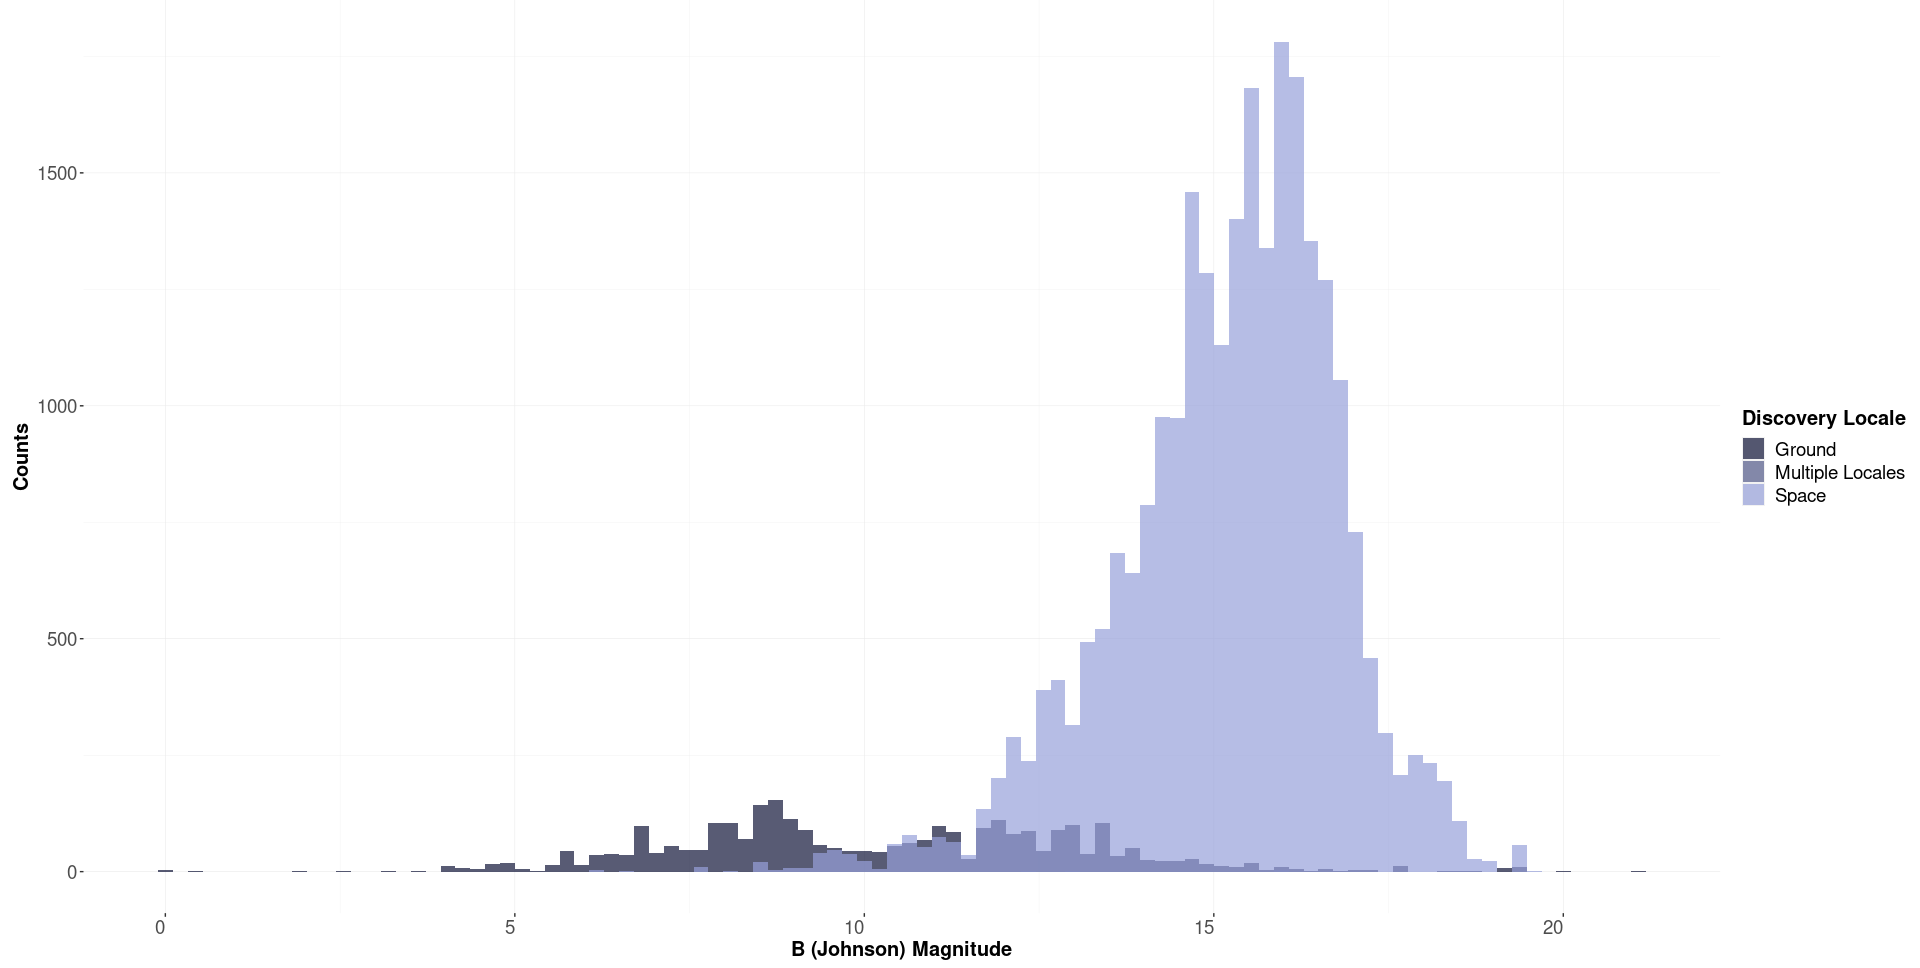

Reproduce this figure in R.

# Paths:
path_data = "data/"
path_lib = "renv/library/R-4.1/x86_64-pc-linux-gnu/"

# Packages:
require(dplyr, lib = path_lib)
require(readr, lib = path_lib)
require(RColorBrewer, lib = path_lib)
require(ggplot2, lib = path_lib)

# Dataset:
df = readr::read_csv(paste0(path_data, "nasa_exoplanets.csv")) %>%
         as.data.frame()
attr(df, "spec") = NULL
df_varnames = readr::read_csv(paste0(path_data, "nasa_exoplanets_var_names.csv")) %>%
                  as.data.frame()
attr(df_varnames, "spec") = NULL

# Variables:
x_var = "sy_bmag"
x_var_name = (df_varnames %>%
                 dplyr::filter(var == x_var))$var_name
color_var = "disc_locale"
color_var_name = (df_varnames %>%
                    dplyr::filter(var == color_var))$var_name

# Adapt the data:
df_plot = df %>%
              dplyr::select(
                  all_of(x_var),
                  all_of(color_var)
              )

# Plot:
my_palette = colorRampPalette(c("#111539", "#97A1D9"))
n_levels = df_plot %>%
               dplyr::select(all_of(color_var)) %>%
               unique() %>%
               nrow()

p = ggplot(
        data = df_plot,
        aes(
            x = eval(parse(text = x_var)),
            fill = eval(parse(text = color_var))
        )
    ) +
    geom_histogram(
        position = "identity",
        alpha = 0.7,
        stat = "bin",
        bins = 100,
        show.legend = TRUE
    ) +
    scale_fill_manual(
        values = my_palette(n_levels),
        name = color_var_name
    ) +
    theme(
        axis.text.x = element_text(
            size = 14,
            angle = 0, 
            hjust = 1,
            vjust = 1
        ),
        axis.text.y = element_text(size = 14),
        axis.title.x = element_text(
            size = 15,
            face = "bold"
        ),
        axis.title.y = element_text(
            size = 15,
            face = "bold"
        ),
        legend.title = element_text(
            size = 15,
            face = "bold"
        ),
        legend.text = element_text(size = 14),
        panel.background = element_rect(fill = "white"),
        panel.grid.major = element_line(
            size = 0.2,
            linetype = "solid",
            colour = "#eaeaea"
        ),
        panel.grid.minor = element_line(
            size = 0.1,
            linetype = "solid",
            colour = "#eaeaea"
        ),
        plot.margin = margin(
            t = 0, 
            r = 5,
            b = 5, 
            l = 10,
            unit = "pt"
        )
    ) +
    xlab(x_var_name) +
    ylab("Counts")

p
